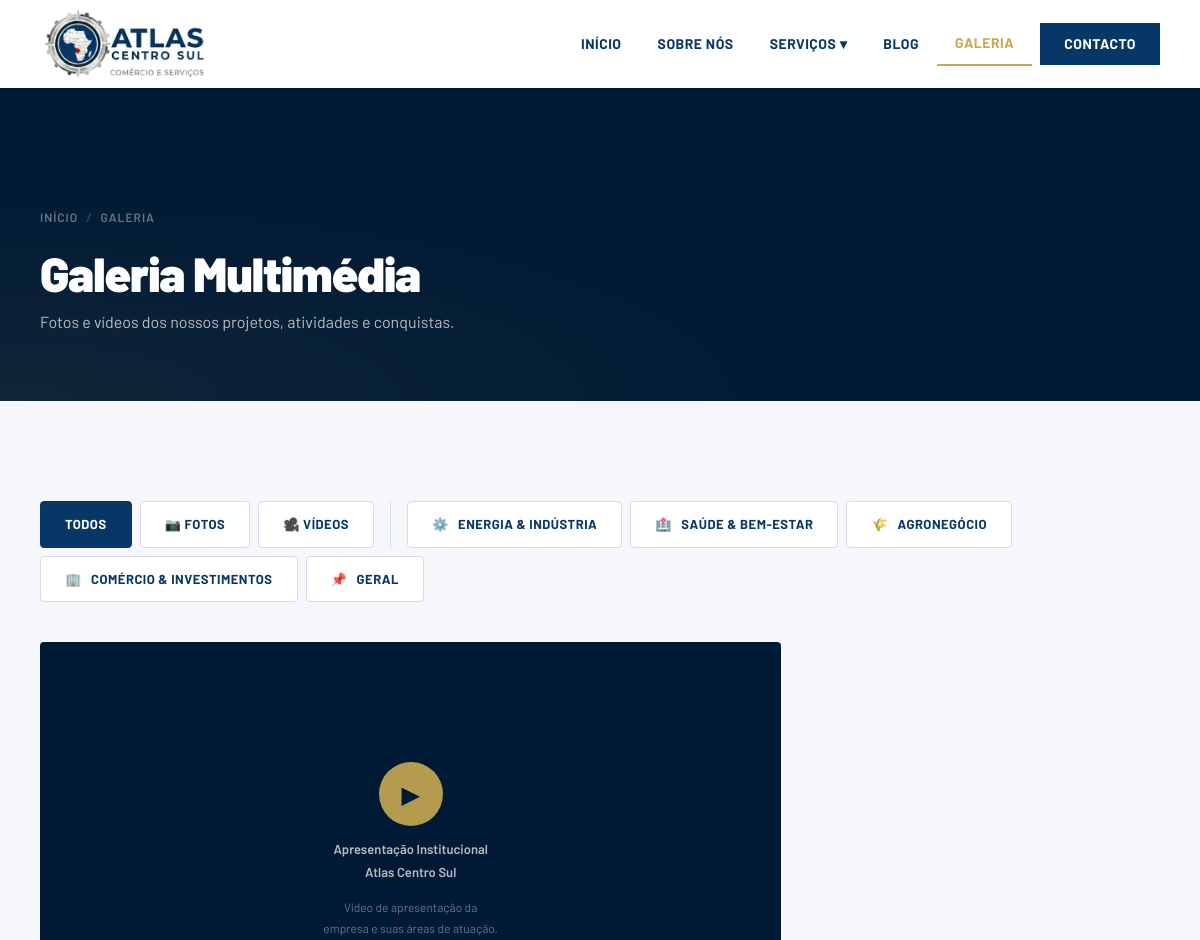
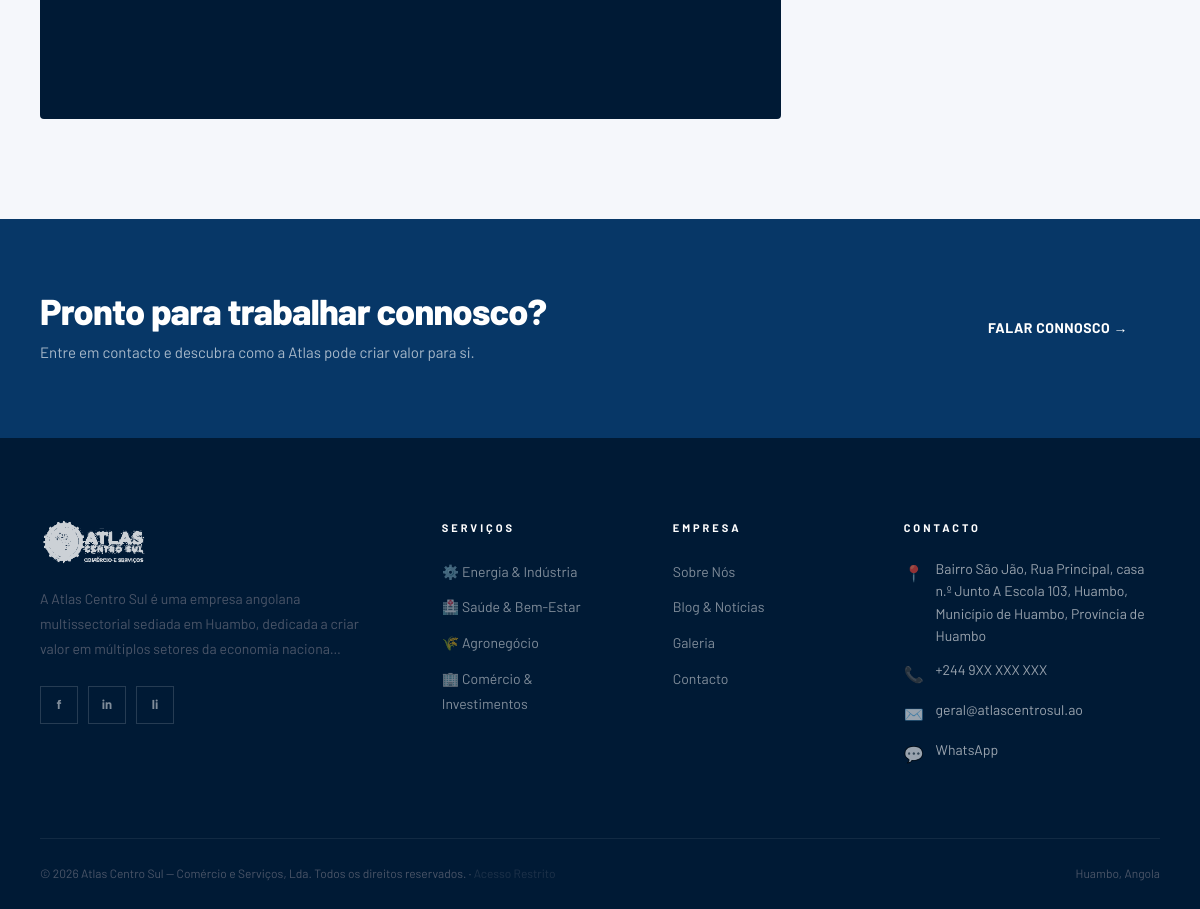
Screenshot of /galeria.php with the database file from the repository (2 pictures, top to bottom).
### tables this page shows
CREATE TABLE IF NOT EXISTS midia (
    id             INT AUTO_INCREMENT PRIMARY KEY,
    titulo         VARCHAR(250) NOT NULL,
    descricao      TEXT,
    tipo           ENUM('foto','video') NOT NULL DEFAULT 'foto',
    url_ou_caminho VARCHAR(500) NOT NULL,
    miniatura      VARCHAR(300),
    categoria      ENUM('energia-industria','saude-bem-estar','agronegocio','comercio-investimentos','geral') DEFAULT 'geral',
    destaque       TINYINT(1) DEFAULT 0,
    criado_em      TIMESTAMP DEFAULT CURRENT_TIMESTAMP
);

CREATE TABLE IF NOT EXISTS configuracoes (
    chave   VARCHAR(100) PRIMARY KEY,
    valor   TEXT,
    label   VARCHAR(150)
);

### app/helpers.php (called while the page is built, shortened)
<?php
function sanitizar(string $str): string {
    return htmlspecialchars(strip_tags(trim($str)), ENT_QUOTES, 'UTF-8');
}
function truncar(string $texto, int $limite = 150): string {
    $texto = strip_tags($texto);
    if (mb_strlen($texto) <= $limite) return $texto;
    return mb_substr($texto, 0, $limite) . '…';
}
function labelCategoria(string $slug): string {
    $cats = [
        'energia-industria'       => 'Energia & Indústria',
        'saude-bem-estar'         => 'Saúde & Bem-Estar',
        'agronegocio'             => 'Agronegócio',
        'comercio-investimentos'  => 'Comércio & Investimentos',
        'geral'                   => 'Geral',
    ];
    return $cats[$slug] ?? ucfirst($slug);
}
function iconeCategoria(string $slug): string {
    $icons = [
        'energia-industria'       => '⚙️',
        'saude-bem-estar'         => '🏥',
        'agronegocio'             => '🌾',
        'comercio-investimentos'  => '🏢',
        'geral'                   => '📌',
    ];
    return $icons[$slug] ?? '📌';
}
function config(string $chave, string $padrao = ''): string {
    static $cache = [];
    if (!isset($cache[$chave])) {
        try {
            $pdo  = getDB();
            $stmt = $pdo->prepare("SELECT valor FROM configuracoes WHERE chave = :chave LIMIT 1");
            $stmt->execute([':chave' => $chave]);
            $row  = $stmt->fetch();
            $cache[$chave] = $row ? $row['valor'] : $padrao;
        } catch (Exception $e) {
            $cache[$chave] = $padrao;
        }
    }
    return $cache[$chave];
}

### galeria.php (the view, shortened to what this page needs)
<?php
require_once __DIR__ . '/app/helpers.php';
$pdo       = getDB();
$filtroTipo = sanitizar($_GET['tipo'] ?? '');
$filtrocat  = sanitizar($_GET['cat'] ?? '');
$paginaActual = max(1, (int)($_GET['p'] ?? 1));
$porPagina    = 12;
$where  = "WHERE 1=1";
$params = [];
$totalStmt = $pdo->prepare("SELECT COUNT(*) FROM midia $where");
$totalStmt->execute($params);
$total = (int)$totalStmt->fetchColumn();
$pag   = paginar($total, $porPagina, $paginaActual);
$params[':limit']  = $porPagina;
$params[':offset'] = $pag['offset'];
$stmt = $pdo->prepare("SELECT * FROM midia $where ORDER BY destaque DESC, criado_em DESC LIMIT :limit OFFSET :offset");
foreach ($params as $k => $v) {
    $stmt->bindValue($k, $v, is_int($v) ? PDO::PARAM_INT : PDO::PARAM_STR);
}
$stmt->execute();
$items = $stmt->fetchAll();
$categorias = ['energia-industria','saude-bem-estar','agronegocio','comercio-investimentos','geral'];
?>
<?php include __DIR__ . '/partials/_header.php'; ?>
<div style="padding-top:var(--nav-h);">
<section class="page-hero">
    <div class="container page-hero-content">
        <div class="breadcrumb"><a href="/atlas/">Início</a> <span>/</span> Galeria</div>
        <h1 style="color:var(--white);font-weight:900;">Galeria Multimédia</h1>
        <p style="color:rgba(255,255,255,.7);font-size:16px;margin-top:8px;max-width:500px;">Fotos e vídeos dos nossos projetos, atividades e conquistas.</p>
    </div>
</section>
<section class="section section-light">
    <div class="container">
        <div style="display:flex;gap:8px;margin-bottom:40px;flex-wrap:wrap;align-items:center;">
            <a href="/atlas/galeria.php" style="display:inline-flex;align-items:center;padding:12px 24px;border:1px solid <?= !$filtroTipo && !$filtrocat ? 'var(--navy)' : 'var(--gray-200)' ?>;background:<?= !$filtroTipo && !$filtrocat ? 'var(--navy)' : 'var(--white)' ?>;color:<?= !$filtroTipo && !$filtrocat ? 'var(--white)' : 'var(--navy)' ?>;border-radius:var(--radius);font-size:13px;font-weight:700;text-transform:uppercase;letter-spacing:.5px;transition:var(--transition);">Todos</a>
            <a href="/atlas/galeria.php?tipo=foto" style="display:inline-flex;align-items:center;padding:12px 24px;border:1px solid <?= $filtroTipo === 'foto' ? 'var(--navy)' : 'var(--gray-200)' ?>;background:<?= $filtroTipo === 'foto' ? 'var(--navy)' : 'var(--white)' ?>;color:<?= $filtroTipo === 'foto' ? 'var(--white)' : 'var(--navy)' ?>;border-radius:var(--radius);font-size:13px;font-weight:700;text-transform:uppercase;letter-spacing:.5px;transition:var(--transition);">📷 Fotos</a>
            <a href="/atlas/galeria.php?tipo=video" style="display:inline-flex;align-items:center;padding:12px 24px;border:1px solid <?= $filtroTipo === 'video' ? 'var(--navy)' : 'var(--gray-200)' ?>;background:<?= $filtroTipo === 'video' ? 'var(--navy)' : 'var(--white)' ?>;color:<?= $filtroTipo === 'video' ? 'var(--white)' : 'var(--navy)' ?>;border-radius:var(--radius);font-size:13px;font-weight:700;text-transform:uppercase;letter-spacing:.5px;transition:var(--transition);">🎥 Vídeos</a>
            <?php foreach ($categorias as $cat): ?>
            <a href="/atlas/galeria.php?cat=<?= $cat ?>" style="display:inline-flex;align-items:center;padding:12px 24px;border:1px solid <?= $filtrocat === $cat ? 'var(--gold)' : 'var(--gray-200)' ?>;background:<?= $filtrocat === $cat ? 'var(--gold)' : 'var(--white)' ?>;color:<?= $filtrocat === $cat ? 'var(--navy-dark)' : 'var(--navy)' ?>;border-radius:var(--radius);font-size:13px;font-weight:700;text-transform:uppercase;letter-spacing:.5px;transition:var(--transition);">
                <?= iconeCategoria($cat) ?> &nbsp; <?= labelCategoria($cat) ?>
            </a>
            <?php endforeach; ?>
        </div>
        <?php if (empty($items)): ?>
        <div style="text-align:center;padding:80px 20px;color:var(--gray-500);background:var(--white);border:1px solid var(--gray-100);">
            <div style="font-size:56px;margin-bottom:16px;">🖼️</div>
            <h3 style="color:var(--navy);margin-bottom:8px;font-weight:700;">Nenhum conteúdo encontrado</h3>
            <p>Tente outro filtro ou volte mais tarde.</p>
        </div>
        <?php else: ?>
        <div class="gallery-grid" style="display:grid;grid-template-columns:repeat(3,1fr);gap:16px;">
            <?php foreach ($items as $i => $item): ?>
            <?php $span = ($i === 0 || $i % 7 === 0) ? 'grid-column:span 2;aspect-ratio:16/9;' : 'aspect-ratio:4/3;'; ?>
            <?php if ($item['tipo'] === 'video'): ?>
            <div style="<?= $span ?>border-radius:var(--radius);overflow:hidden;background:var(--navy-dark);display:flex;align-items:center;justify-content:center;flex-direction:column;gap:12px;cursor:pointer;"
                 onclick="abrirVideo('<?= htmlspecialchars($item['url_ou_caminho']) ?>', '<?= htmlspecialchars(addslashes($item['titulo'])) ?>')">
                <div style="width:64px;height:64px;background:rgba(200,169,81,.9);border-radius:50%;display:flex;align-items:center;justify-content:center;font-size:24px;transition:.3s;">▶</div>
                <p style="color:rgba(255,255,255,.7);font-size:13px;text-align:center;max-width:200px;padding:0 16px;font-weight:600;"><?= htmlspecialchars(truncar($item['titulo'], 50)) ?></p>
                <?php if ($item['descricao']): ?><p style="color:rgba(255,255,255,.4);font-size:12px;text-align:center;max-width:180px;"><?= htmlspecialchars(truncar($item['descricao'], 60)) ?></p><?php endif; ?>
            </div>
            <?php endif; ?>
            <?php endforeach; ?>
        </div>
        <?php endif; ?>
    </div>
</section>
</div>
<?php include __DIR__ . '/partials/_footer.php'; ?>

### partials/_footer.php (shortened to what this page needs)
<?php
require_once __DIR__ . '/../app/helpers.php';
?>
<section class="contact-strip">
    <div class="container">
        <div class="contact-strip-inner">
            <div>
                <h2>Pronto para trabalhar connosco?</h2>
                <p>Entre em contacto e descubra como a Atlas pode criar valor para si.</p>
            </div>
            <a href="/atlas/contacto.php" class="btn btn-navy">Falar Connosco →</a>
        </div>
    </div>
</section>
<footer class="footer">
    <div class="container">
        <div class="footer-grid">
            <div class="footer-brand">
                <img src="/atlas/assets/img/logo.png" alt="Atlas Centro Sul">
                <p><?= htmlspecialchars(truncar(config('sobre_resumo', 'A Atlas Centro Sul é uma empresa angolana multissectorial dedicada a criar valor em múltiplos sectores da economia nacional.'), 140)) ?></p>
                <div class="footer-socials">
                    <?php if (config('facebook')): ?>
                    <a href="<?= htmlspecialchars(config('facebook')) ?>" target="_blank" class="social-btn" title="Facebook">f</a>
                    <?php endif; ?>
                    <?php if (config('instagram')): ?>
                    <a href="<?= htmlspecialchars(config('instagram')) ?>" target="_blank" class="social-btn" title="Instagram">in</a>
                    <?php endif; ?>
                    <?php if (config('linkedin')): ?>
                    <a href="<?= htmlspecialchars(config('linkedin')) ?>" target="_blank" class="social-btn" title="LinkedIn">li</a>
                    <?php endif; ?>
                    <?php if (config('youtube')): ?>
                    <a href="<?= htmlspecialchars(config('youtube')) ?>" target="_blank" class="social-btn" title="YouTube">▶</a>
                    <?php endif; ?>
                </div>
            </div>
            <div>
                <p class="footer-heading">Serviços</p>
                <ul class="footer-links">
                    <li><a href="/atlas/servicos/energia-industria.php">⚙️ Energia & Indústria</a></li>
                    <li><a href="/atlas/servicos/saude-bem-estar.php">🏥 Saúde & Bem-Estar</a></li>
                    <li><a href="/atlas/servicos/agronegocio.php">🌾 Agronegócio</a></li>
                    <li><a href="/atlas/servicos/comercio-investimentos.php">🏢 Comércio & Investimentos</a></li>
                </ul>
            </div>
            <div>
                <p class="footer-heading">Empresa</p>
                <ul class="footer-links">
                    <li><a href="/atlas/sobre.php">Sobre Nós</a></li>
                    <li><a href="/atlas/blog.php">Blog & Notícias</a></li>
                    <li><a href="/atlas/galeria.php">Galeria</a></li>
                    <li><a href="/atlas/contacto.php">Contacto</a></li>
                </ul>
            </div>
            <div>
                <p class="footer-heading">Contacto</p>
                <div class="footer-contact-item">
                    <span class="icon">📍</span>
                    <span><?= htmlspecialchars(config('morada', 'Bairro São Jão, Rua Principal, Junto A Escola 103')) ?>, <?= htmlspecialchars(config('municipio', 'Município de Huambo')) ?>, <?= htmlspecialchars(config('provincia', 'Huambo')) ?></span>
                </div>
                <?php if (config('telefone_1')): ?>
                <div class="footer-contact-item">
                    <span class="icon">📞</span>
                    <a href="tel:<?= preg_replace('/\s+/', '', config('telefone_1')) ?>" style="color:rgba(255,255,255,.6);">
                        <?= htmlspecialchars(config('telefone_1')) ?>
                    </a>
                </div>
                <?php endif; ?>
                <?php if (config('email_geral')): ?>
                <div class="footer-contact-item">
                    <span class="icon">✉️</span>
                    <a href="mailto:<?= htmlspecialchars(config('email_geral')) ?>" style="color:rgba(255,255,255,.6);">
                        <?= htmlspecialchars(config('email_geral')) ?>
                    </a>
                </div>
                <?php endif; ?>
                <?php if (config('whatsapp')): ?>
                <div class="footer-contact-item">
                    <span class="icon">💬</span>
                    <a href="https://wa.me/<?= preg_replace('/[^0-9]/', '', config('whatsapp')) ?>" target="_blank" style="color:rgba(255,255,255,.6);">
                        WhatsApp
                    </a>
                </div>
                <?php endif; ?>
            </div>
        </div>
        <div class="footer-bottom">
            <p>© <?= date('Y') ?> <?= htmlspecialchars(config('empresa_nome', 'Atlas Centro Sul — Comércio e Serviços, Lda')) ?>. Todos os direitos reservados.
                · <a href="/atlas/admin/login.php" style="color: inherit; text-decoration: none; opacity: 0.4; transition: opacity 0.3s;" onmouseover="this.style.opacity=1" onmouseout="this.style.opacity=0.4">Acesso Restrito</a>
            </p>
            <p>Huambo, Angola</p>
        </div>
    </div>
</footer>
</body>
</html>

### rows the page displays
midia: titulo "Apresentação Institucional Atlas Centro Sul", descricao "Vídeo de apresentação da empresa e suas áreas de atuação."
configuracoes: valor "A Atlas Centro Sul é uma empresa angolana multissectorial sediada em Huambo, dedicada a criar valor em múltiplos setores da economia naciona…"

### other values shown
iconeCategoria($cat) "⚙️"
labelCategoria($cat) "ENERGIA & INDÚSTRIA"
iconeCategoria($cat) "🏥"
labelCategoria($cat) "SAÚDE & BEM-ESTAR"
iconeCategoria($cat) "🌾"
labelCategoria($cat) "AGRONEGÓCIO"
iconeCategoria($cat) "🏢"
labelCategoria($cat) "COMÉRCIO & INVESTIMENTOS"
iconeCategoria($cat) "📌"
labelCategoria($cat) "GERAL"
config('morada', 'Bairro São Jão, Rua Principal, Junto A Escola 103') "Bairro São Jão, Rua Principal, casa n.º Junto A Escola 103, Huambo"
config('municipio', 'Município de Huambo') "Município de Huambo"
config('provincia', 'Huambo') "Província de Huambo"
config('telefone_1') "+244 9XX XXX XXX"
config('email_geral') "geral@atlascentrosul.ao"
